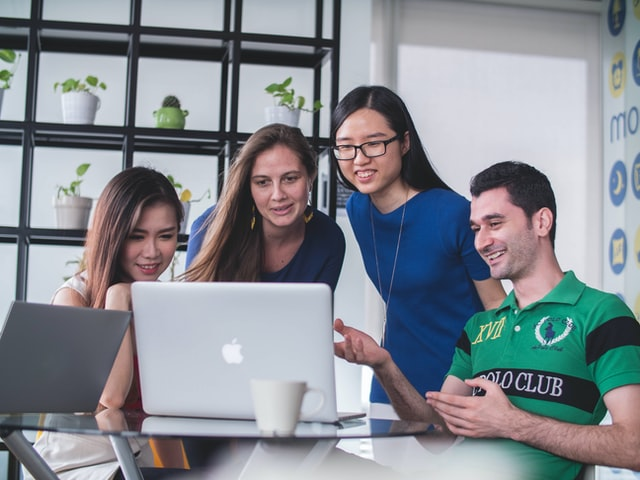
#> input picture AI/OpenCV/mimi.jpg, 640 x 480 px
$ jupyter execute 3_Real_time_GUI_Interactions_with_opencv.ipynb   (shell and % lines are left out)
#> lines starting #> are read from the running program, lines starting #| are printed output that depends on the picture
# **GUI Interactions with OpenCV**

We discussed the OpenCV library basics in one of our previous sessions – Getting Started with OpenCV in Python. In continuation with that, we discuss the GUI interactions and explore the powerful real-time user control capabilities of the OpenCV library in this article.

A GUI (Graphical User Interface) is a visual system that interacts with the user directly through inputs and outputs. OpenCV displays an image or a video through a rectangular window. It also receives inputs from the user through that window by creating trackbars and reading mouse movements and keyboard taps. Thus windows in OpenCV behave as individual and independent GUIs.

## **Keyboard Interactions**

OpenCV can directly read keyboard inputs while executing its program and make decisions according to the input made. In the below example, we read an image and display it in a window. If the key ‘q’ is pressed on the keyboard, the window will be closed immediately. Else, if the key ‘s’ is pressed, the image will be saved to the disk, and the window will be closed. Rather, if the key ‘g’ is pressed, the image will be saved to the disk in grayscale, and the window will be closed. Else, if the key ‘t’ is pressed, the image will be saved to the disk with some predefined texts written on it, and the window will be closed. The choice of keys and the actions to be performed have no constraints and are up to the users’ creativity and requirements!

[cell 1]

import IPython
IPython.Application.instance().kernel.do_shutdown(True)

[cell 2]
import cv2

# read a colour image from the working directory
img = cv2.imread('mimi.jpg')
#> img is the input picture: shape (480, 640, 3); mean B, G, R 145.5, 138.8, 133.7
img = cv2.resize(img,(320,240))
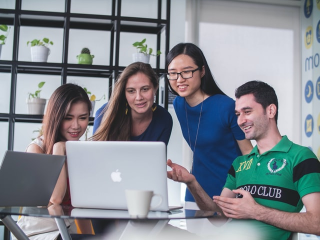
#> img: shape (240, 320, 3); mean B, G, R 145.7, 138.9, 133.8

# display the original image
cv2.imshow('Original Image', img)
key = cv2.waitKey(0) & 0xFF
#> (key q is pressed here)

# KEYBOARD INTERACTIONS
if key == ord('q'):
    cv2.destroyAllWindows()

elif key == ord('s'):
    # save the image as such
    cv2.imwrite('mimi_colour.jpg', img)
    cv2.destroyAllWindows()

elif key == ord('g'):
    # convert to grayscale and save it
    gray = cv2.cvtColor(img, cv2.COLOR_BGR2GRAY)
    cv2.imwrite('mimi_gray.jpg', gray)
    cv2.destroyAllWindows()

elif key == ord('t'):
    # write some text and save it
    text_image = cv2.putText(img, 'Miracles of OpenCV', (10,30), cv2.FONT_HERSHEY_SIMPLEX, 1, (255,255,0),3)
    cv2.imwrite('mimi_text.jpg', text_image)
    cv2.destroyAllWindows()

The above codes are run four times repeatedly to explore all four key input options.

The saved images can be visualized in three separate windows using the following codes to realize how the keyboard interactions work.

[cell 3]
# display the saved colour image
clr_img = cv2.imread('mimi_colour.jpg')
cv2.imshow('Colour Image', clr_img)

# display the saved grayscale image
gray_img = cv2.imread('mimi_gray.jpg')
cv2.imshow('Grayscale Image', gray_img)

# display the image with Text on it
text_img = cv2.imread('mimi_text.jpg')
cv2.imshow('Image with Text', text_img)
cv2.waitKey(0)
cv2.destroyAllWindows()

## **Creating and Reading a Trackbar**

A Trackbar is a control system that takes user input directly through the GUI window. The below example code creates a Trackbar to do a switch between two different images. It takes an integer input either 0 or 1 and displays the corresponding image. The slider in the Trackbar must be manually shifted between 0 and 1.

[cell 4]
# read two images
img_1 = cv2.imread('karsten_1.jpg', 1)
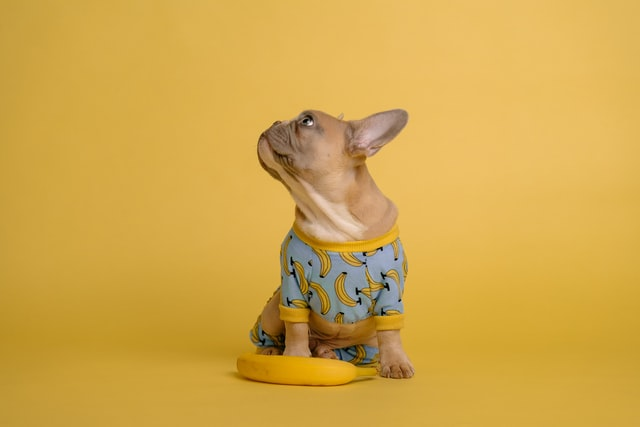
#> input picture AI/OpenCV/karsten_1.jpg, 640 x 427 px
#> img_1 is the input picture: shape (427, 640, 3); mean B, G, R 74.6, 168.1, 210.1
img_2 = cv2.imread('karsten_2.jpg', 1)
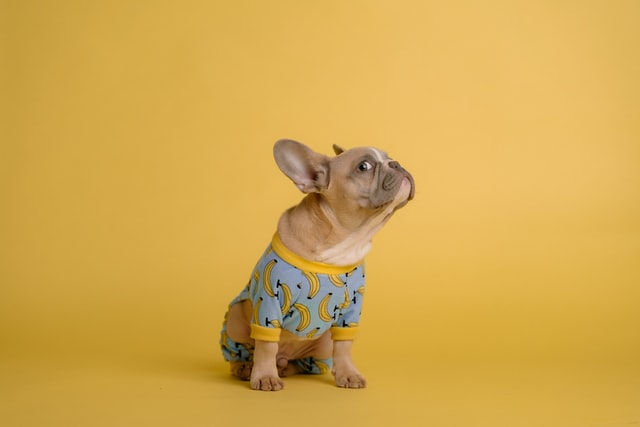
#> input picture AI/OpenCV/karsten_2.jpg, 640 x 427 px
#> img_2 is the input picture: shape (427, 640, 3); mean B, G, R 79, 169, 211

# create a window
cv2.namedWindow("My Pet")

# define a null callback function
def null(x):
    pass

# create a trackbar
# arguments: trackbar_name, window_name, default_value, max_value, callback_fn
cv2.createTrackbar("Switch_Image", "My Pet", 0, 1, null)
while True:
    # get Trackbar position
    pos = cv2.getTrackbarPos("Switch_Image", "My Pet")
    if pos == 0:
        cv2.imshow("My Pet", img_1)
    elif pos == 1:
        cv2.imshow("My Pet", img_2)
    key = cv2.waitKey(1) & 0xFF
#> (key q is pressed here)
    # press 'q' to quit the window
    if key == ord('q'):
        break
cv2.destroyAllWindows()

## **BGR Colour Control Using Trackbars**

Trackbars can be used to fine-tune the colour selection in real-time for creative applications. In the following example code, the three colour channels Blue, Green and Red are controlled by three Trackbars independently to arrive at the final BGR colour of users’ interest or requirement. The minimum value for each channel is 0 and the maximum value is 255. Trackbars read slider positions as integers only. Hence each Trackbar can be positioned at 256 slider positions.

[cell 5]
# BGR Control using Trackbars
import numpy as np
# create a black image
img = np.zeros([200,350,3], np.uint8)
cv2.namedWindow('BGR')
# define a null callback function for Trackbar
def null(x):
    pass
# create three trackbars for B, G and R
# arguments: trackbar_name, window_name, default_value, max_value, callback_fn
cv2.createTrackbar("B", "BGR", 0, 255, null)
cv2.createTrackbar("G", "BGR", 0, 255, null)
cv2.createTrackbar("R", "BGR", 0, 255, null)
while True:
    # read the Trackbar positions
    b = cv2.getTrackbarPos('B','BGR')
    g = cv2.getTrackbarPos('G','BGR')
    r = cv2.getTrackbarPos('R','BGR')
    # change the image colour to Trackbar positions
    img[:] = [b,g,r]
    # display trackbars and image
    cv2.imshow('BGR', img)
    key = cv2.waitKey(1) & 0xFF
#> (key q is pressed here)
    if key == ord('q'):
        break
cv2.destroyAllWindows()

## **HSV Colour Control Using Trackbars**

Colour control can be made in a human-understandable way using the HSV colour space. HSV is the abbreviation for Hue-Saturation-Value. A HSV colour space is represented cylindrical in shape. Hue is the variation in core colour that varies circumferentially in the cylinder having values ranging from 0 degree to 180 degrees in OpenCV. Saturation defines the richness of the colour, which is the radial variation within the colour having values ranging from 0 to 255. Value defines the brightness of the colour, which is the axial variation having values ranging from 0 to 255.

[cell 6]
# HSV Control using Trackbars
# read a colourful image
img = cv2.imread('claudio.jpg')
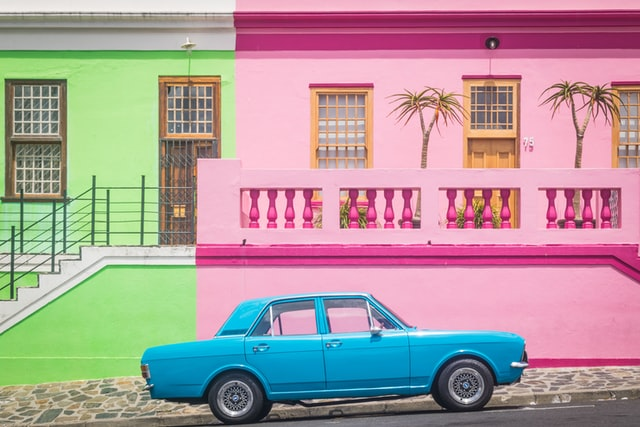
#> input picture AI/OpenCV/claudio.jpg, 640 x 427 px
#> img is the input picture: shape (427, 640, 3); mean B, G, R 155.7, 154.7, 175.1
img = cv2.resize(img, (320,280))
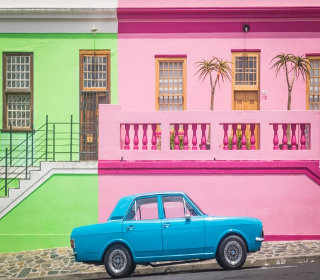
#> img: shape (280, 320, 3); mean B, G, R 155.6, 154.7, 175.1

# convert BGR image to HSV
hsv = cv2.cvtColor(img, cv2.COLOR_BGR2HSV)
#> hsv: shape (280, 320, 3); mean H, S, V 106.6, 93.8, 199

# define a null callback function for Trackbar
def null(x):
    pass

# create six trackbars for H, S and V - lower and higher masking limits
cv2.namedWindow('HSV')
# arguments: trackbar_name, window_name, default_value, max_value, callback_fn
cv2.createTrackbar("HL", "HSV", 0, 180, null)
cv2.createTrackbar("HH", "HSV", 180, 180, null)
cv2.createTrackbar("SL", "HSV", 0, 255, null)
cv2.createTrackbar("SH", "HSV", 255, 255, null)
cv2.createTrackbar("VL", "HSV", 0, 255, null)
cv2.createTrackbar("VH", "HSV", 255, 255, null)

while True:
    # read the Trackbar positions
    hl = cv2.getTrackbarPos('HL','HSV')
    hh = cv2.getTrackbarPos('HH','HSV')
    sl = cv2.getTrackbarPos('SL','HSV')
    sh = cv2.getTrackbarPos('SH','HSV')
    vl = cv2.getTrackbarPos('VL','HSV')
    vh = cv2.getTrackbarPos('VH','HSV')

    # create a manually controlled mask
    # arguments: hsv_image, lower_trackbars, higher_trackbars
    mask = cv2.inRange(hsv, np.array([hl, sl, vl]), np.array([hh, sh, vh]))
#> mask: shape (280, 320); every value is 255
    # derive masked image using bitwise_and method
    final = cv2.bitwise_and(img, img, mask=mask)

    # display image, mask and masked_image
    cv2.imshow('Original', img)
    cv2.imshow('Mask', mask)
    cv2.imshow('Masked Image', final)

    key = cv2.waitKey(1) & 0xFF
#> (key q is pressed here)
    if key == ord('q'):
        break
cv2.destroyAllWindows()

With advanced image processing methods of OpenCV, the HSV analysis yields better image processing abilities. Learn more about HSV colour space [here](https://en.wikipedia.org/wiki/HSL_and_HSV).

## **Interactions with Mouse Movements**

Tracing mouse movements and mouse button clicks is a powerful tool available in the OpenCV library. OpenCV methods can trace left button down/up, right button down/up, left button double click, mouse movement, etc. This makes the library highly interactive with user controls through mouse. In the following example, the mouse left button’s down action is used to read the colour where it is clicked. With the observed colour, a colour-filled rectangular box is drawn on another image.

[cell 7]
#read a colourful image
img_1 = cv2.imread('balls.jpg')
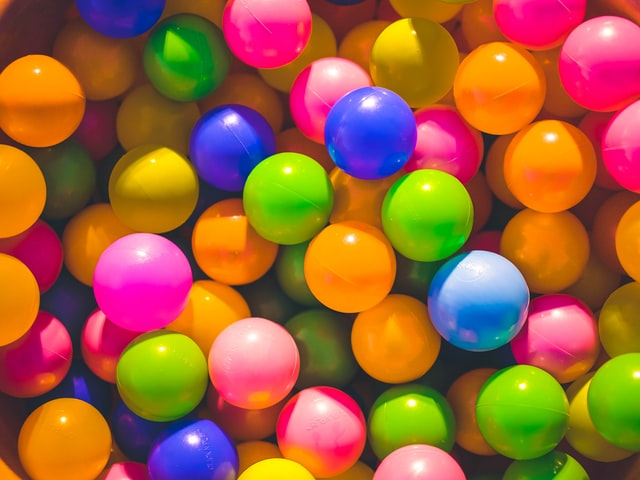
#> input picture AI/OpenCV/balls.jpg, 640 x 480 px
#> img_1 is the input picture: shape (480, 640, 3); mean B, G, R 57.6, 97.4, 159.2
img_1 = cv2.resize(img_1, (320,210))
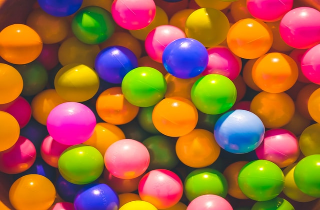
#> img_1: shape (210, 320, 3); mean B, G, R 57.5, 97.3, 159.1
# display the image
cv2.imshow('Colour', img_1)

# read another image to display clicked colour
img_2 = cv2.imread('julian.jpg')
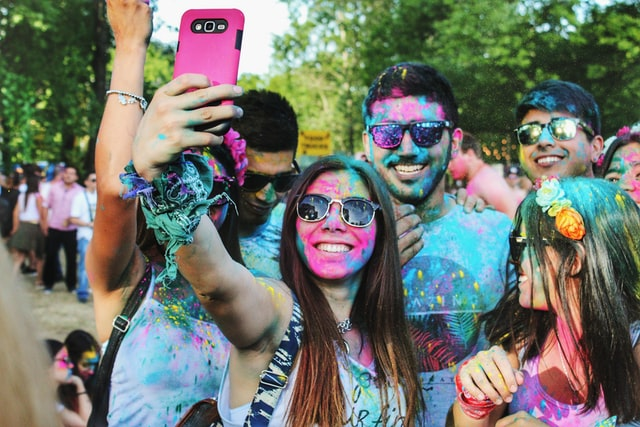
#> input picture AI/OpenCV/julian.jpg, 640 x 427 px
#> img_2 is the input picture: shape (427, 640, 3); mean B, G, R 108.4, 117.2, 112.9
img_2 = cv2.resize(img_2, (320,210))
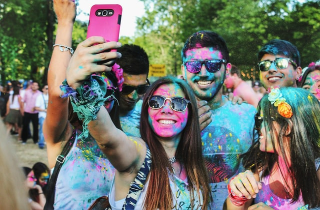
#> img_2: shape (210, 320, 3); mean B, G, R 108.3, 117, 112.8

def Mouse_Event(event, x, y, flags, param):
    if event == cv2.EVENT_LBUTTONDOWN:
        # read colours at left clicked point
        b = img[x,y,0]
        g = img[x,y,1]
        r = img[x,y,2]
        # change the colour of a portion of image
        coloured = img_2.copy()
        coloured[-50:-1, 0:320, :] = [b,g,r]
        coloured = cv2.putText(coloured, 'Colourful Holi!', (40,190), cv2.FONT_HERSHEY_PLAIN, 2, (0,255,255), 2)
        cv2.imshow('Clicked Colour', coloured)

# set Mouse Callback method
cv2.setMouseCallback('Colour', Mouse_Event)
cv2.waitKey(0)
cv2.destroyAllWindows()
